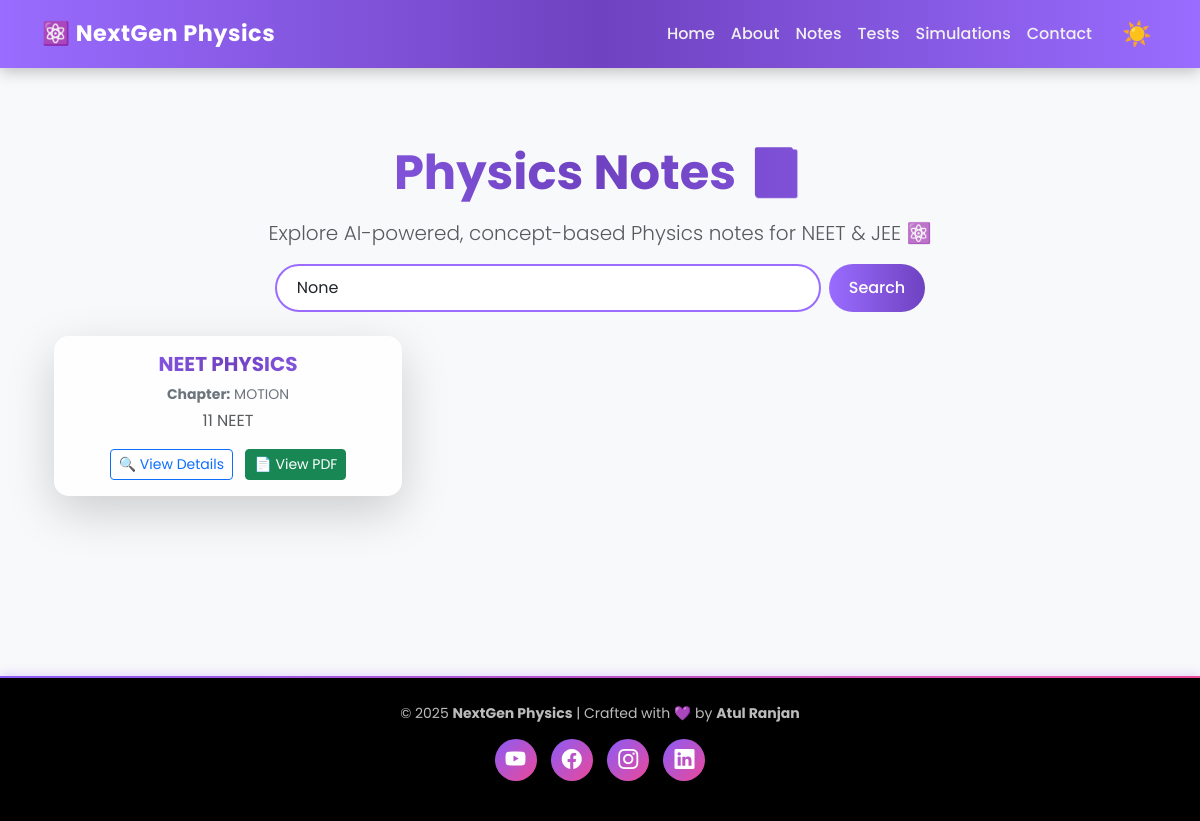
Page /notes/ on the earlier database version.
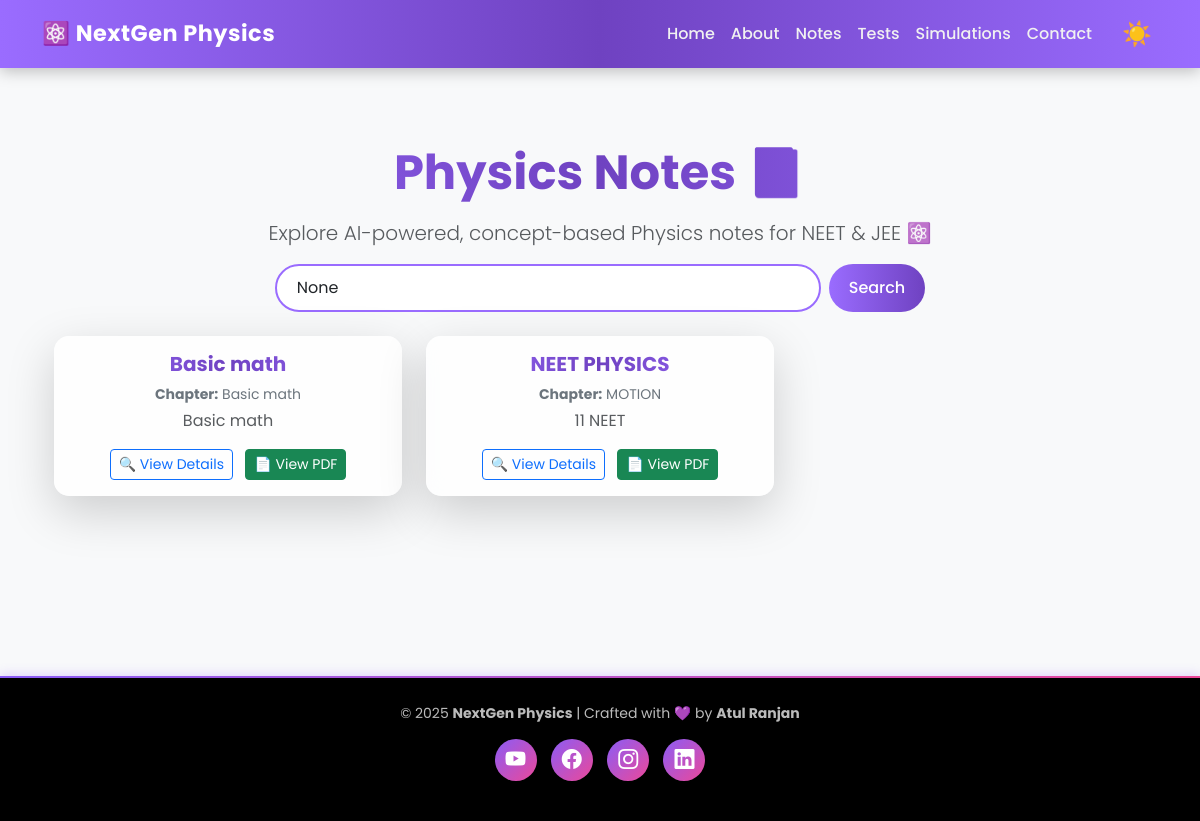
Same page on the later database version.
### notes/models.py (models this page shows, shortened)
class PhysicsNote(models.Model):
    title = models.CharField(max_length=100)
    description = models.TextField()
    subject = models.CharField(max_length=50, default="Physics")
    chapter = models.CharField(max_length=100)
    pdf_file = models.FileField(upload_to='notes_pdfs/', null=True, blank=True)
    created_at = models.DateTimeField(auto_now_add=True)

### notes/views.py (the view)
# urls.py: path('', include('notes.urls')),
def notes(request):
    query = request.GET.get('q')
    if query:
        all_notes = PhysicsNote.objects.filter(title__icontains=query) | PhysicsNote.objects.filter(chapter__icontains=query)
    else:
        all_notes = PhysicsNote.objects.all().order_by('-created_at')
    paginator = Paginator(all_notes, 6)
    page_number = request.GET.get('page')
    page_obj = paginator.get_page(page_number)
    return render(request, 'notes/notes.html', {
        'notes': page_obj,
        'query': query,
        'page_obj': page_obj
    })

### notes/templates/notes/notes.html (shortened to what this page needs)
{% extends "notes/base.html" %}
{% block content %}
<div class="container py-5 text-center">
  <h1 class="display-5 fw-bold text-gradient">Physics Notes 📘</h1>
  <p class="lead mt-3 text-muted">
    Explore AI-powered, concept-based Physics notes for NEET & JEE ⚛️
  </p>
  <form method="get" class="d-flex justify-content-center mb-4">
    <input
      type="text"
      name="q"
      value="{{ query }}"
      class="form-control w-50 me-2 search-input"
      placeholder="Search by title or chapter..."
    />
    <button type="submit" class="btn btn-nextgen">Search</button>
  </form>
  <div class="row mt-4">
    {% for note in notes %}
    <div class="col-md-4 mb-4">
      <div class="card note-card shadow-lg border-0 h-100 position-relative">
        <div class="card-body d-flex flex-column">
          <h5 class="card-title fw-bold text-gradient">{{ note.title }}</h5>
          <p class="text-secondary small mb-1">
            <strong>Chapter:</strong> {{ note.chapter }}
          </p>
          <p class="card-text text-muted flex-grow-1">
            {{ note.description|truncatechars:120 }}
          </p>
          <div class="mt-auto">
            <a
              href="{% url 'note_detail' note.id %}"
              class="btn btn-outline-primary btn-sm me-2"
            >
              🔍 View Details
            </a>
            {% if note.pdf_file %}
            <a
              href="{{ note.pdf_file.url }}"
              class="btn btn-success btn-sm"
              target="_blank"
            >
              📄 View PDF
            </a>
            {% else %}
            <p class="text-muted small mt-2 mb-0">No PDF available</p>
            {% endif %}
          </div>
        </div>
      </div>
    </div>
    {% empty %}
    <p class="text-muted mt-5">No notes available yet.</p>
    {% endfor %}
  </div>
</div>
{% endblock %}

Differences in the rows shown:
added PhysicsNote: title "Basic math", chapter "Basic math", description "Basic math"
